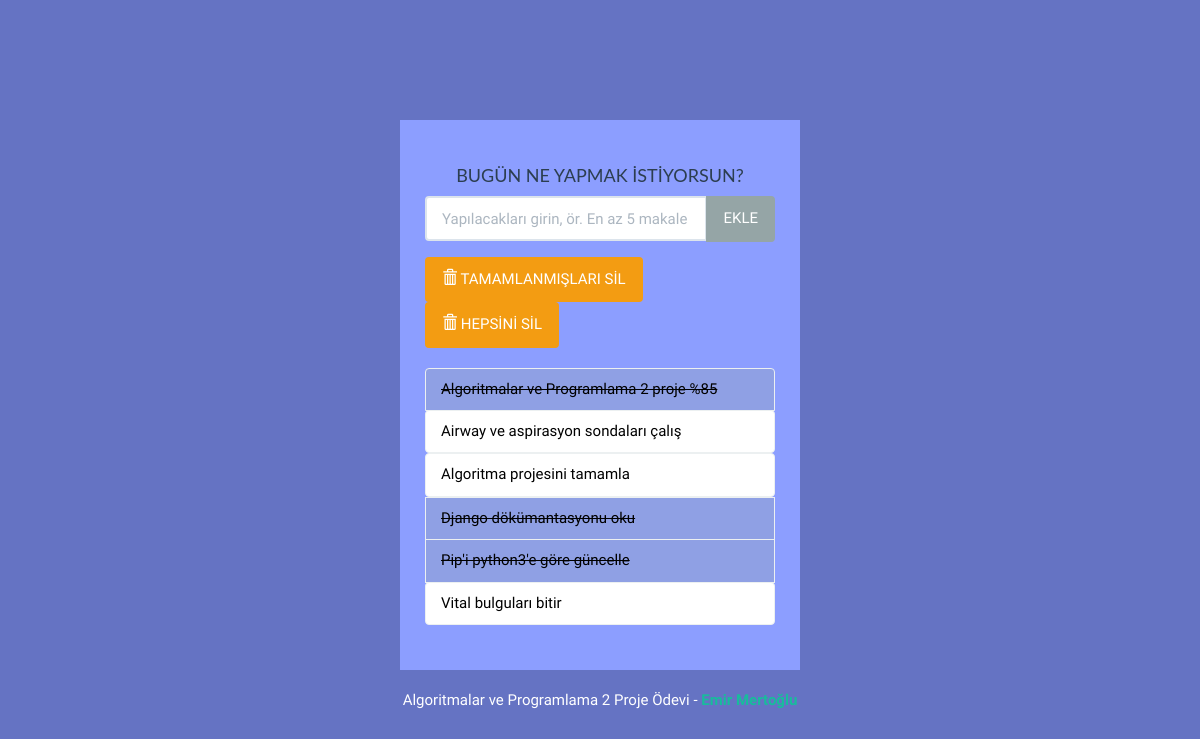
Before: / with the older database file.
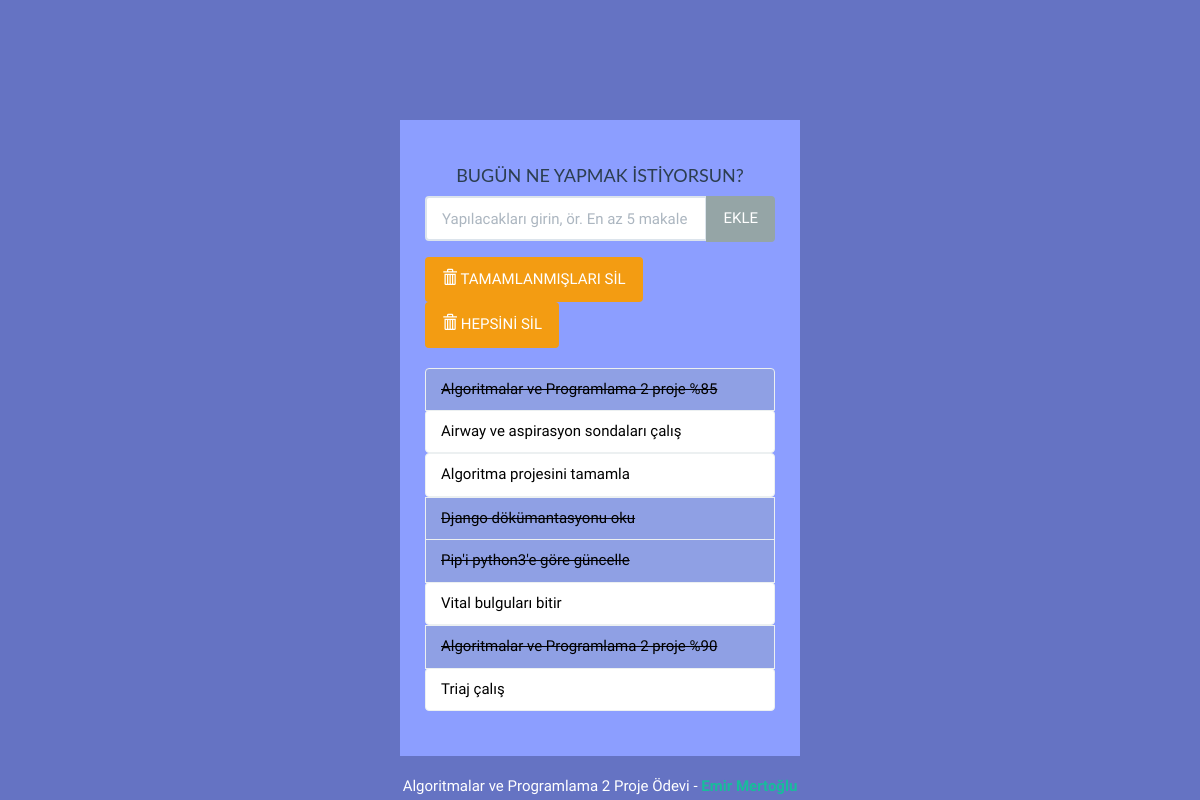
After: the same page with the newer database file.
### yapilacaklar_listesi/models.py (models this page shows, shortened)
class yapilacaklarListesi(models.Model):
  yazi = models.CharField(max_length=40)
  tamamlama = models.BooleanField(default=False)

### yapilacaklar_listesi/views.py (the view)
# urls.py: path('', views.index, name='index'),
def index(request):
  liste = yapilacaklarListesi.objects.order_by('id')
  yeniyapilacakform = yeniYapilacaklarListesiForm()
  context = {'liste' : liste, 'form' : yeniyapilacakform}
  return render(request, 'yapilacaklar_listesi/index.html', context)

### yapilacaklar_listesi/forms.py
class yeniYapilacaklarListesiForm(forms.ModelForm):
  class Meta:
    model = yapilacaklarListesi
    fields = ['yazi']
    widgets = {
      'yazi' : forms.TextInput(
      attrs = {'class' : 'form-control', 'placeholder' : 'Yapılacakları girin, ör. En az 5 makale oku.', 'aria-label' : 'Todo', 'aria-describedby' : 'add-btn'}
      )
    }

### yapilacaklar_listesi/templates/yapilacaklar_listesi/index.html (shortened to what this page needs)
{% load static %}
<!DOCTYPE html>
<html lang="en">
	<head>
		<link rel="stylesheet" href="{% static 'yapilacaklar_listesi/bs/css/flatly.min.css' %}" />
		<link rel="stylesheet" href="{% static 'yapilacaklar_listesi/styles.css' %}" />
	</head>
	<body>
		<div class="container-fluid" id="wrapper">
			<div class="row">
				<div class="col-lg-4 col-lg-offset-4" id="content">
					<h2>BUGÜN NE YAPMAK İSTİYORSUN?</h2>
					<form action="{% url 'ekle' %}" method="POST" role="form">
						<div class="form-group">
							<div class="input-group">
								{{ form.yazi }}
							  <span class="input-group-btn">
								  <button type="submit" class="btn btn-default" id="add-btn">EKLE</button>
							  </span>
							</div>
						</div>
					</form>
					<div class="row t10">
						<div class="col-lg-12">
							<div class="btn-toolbar">
								<div class="btn-group">
									<a href="{% url 'tamamlanmislarisil' %}"><button type="button" class="btn btn-warning">
										<i class="glyphicon glyphicon-trash"></i> TAMAMLANMIŞLARI SİL
									</button></a>
								</div>
								<div class="btn-group">
									<a href="{% url 'hepsinisil' %}"><button type="button" class="btn btn-warning">
										<i class="glyphicon glyphicon-trash"></i> HEPSİNİ SİL
									</button></a>
								</div>
							</div>
						</div>
					</div>
					<ul class="list-group t20">
						{% for yapilacak in liste %}
							{% if yapilacak.tamamlama %}
								<li class="list-group-item todo-completed">{{ yapilacak.yazi }}</li>
							{% else %}
								<a href="{% url 'tamamlama' yapilacak.id %}"><li class="list-group-item">{{ yapilacak.yazi }}</li></a>
							{% endif %}
						{% endfor %}
					</ul>
				</div>
			</div>
			<footer>
				<div class="row pad">
					<div class="col-lg-12 text-center">
						Algoritmalar ve Programlama 2 Proje Ödevi - <a href="https://emirxmertoglu.github.io" id="emir"><strong>Emir Mertoğlu</strong></a>
					</div>
				</div>
			</footer>
		</div>
	</body>
</html>

### yapilacaklar_listesi/static/yapilacaklar_listesi/styles.css (style rules this page uses)
body { background: rgba(63, 81, 181, .8); font-family: 'Oswald', 'Futura', sans-serif; }
#wrapper { margin-top: 10% !important; }
#content { background: #8C9EFF; padding: 25px; }
#content > h2 { font-size: 18px; text-align: center; padding-top: 0; }
.t10 { margin-top: 10px; }
.t20 { margin-top: 20px; }
.todo-completed { text-decoration: line-through; background: rgba(149, 165, 166, .3); }
footer { margin-top: 20px; color: white; }
.list-group-item { color: black; }

Changed rows visible on the page:
added yapilacaklarListesi: yazi "Algoritmalar ve Programlama 2 proje %90"
added yapilacaklarListesi: yazi "Triaj çalış"
